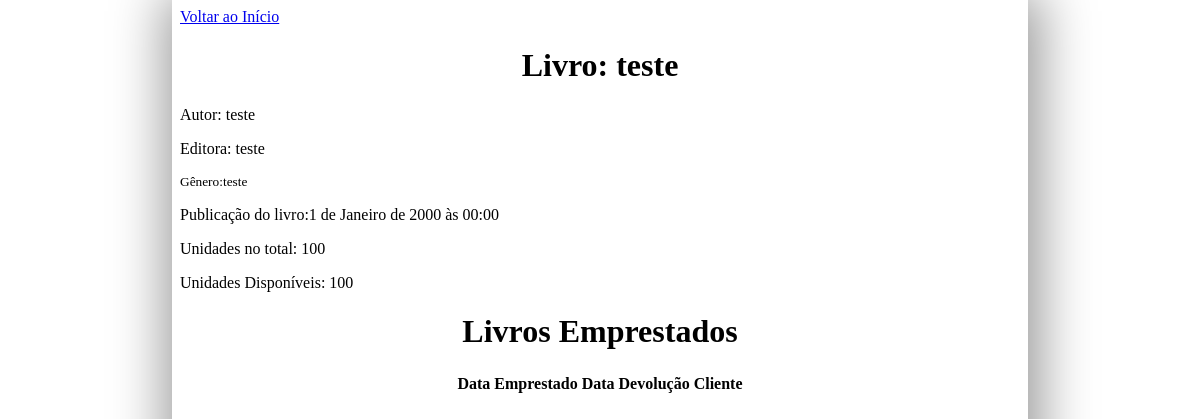
The page /SGCLAapp/3/detalhes/ on the database its author committed.
### SGCLAapp/models.py (models this page shows, shortened)
class Livro(models.Model):
    titulo = models.CharField("Título do Livro", max_length=200)
    genero = models.CharField("Gênero textual", max_length=20)
    autor = models.CharField("Autor(res)",max_length=200)
    editora = models.CharField("Editora",max_length=150)
    anoPublicacao = models.DateTimeField("Data de publicação")
    unidades = models.IntegerField(default=1)

### SGCLAapp/views.py (the view)
# urls.py: path("<int:livro_id>/detalhes/" ,views.detalhes, name="detalhes"),
def detalhes(request,livro_id):
    livro = get_object_or_404(Livro, pk = livro_id)
    alugados = LivrosAlugados.objects.filter(livro_id = livro_id)
    livrosDisponiveis = livro.unidades - alugados.count()
    return render(request, "SGCLAapp/detalhes.html",{
        "livro": livro,
        "alugados": alugados,
        "disponiveis":livrosDisponiveis,
    })

### SGCLAapp/templates/SGCLAapp/detalhes.html (shortened to what this page needs)
{% load static %}
<link rel="stylesheet" href="{% static 'SGCLAapp/estilo.css' %}"/>
<a href="{%url 'SGCLA:index'%}"> Voltar ao Início</a>
<h1>Livro: {{livro.titulo}}</h1>
<p>Autor: {{livro.autor}}</p>
<p>Editora: {{livro.editora}}</p>
<small>Gênero:{{livro.genero}}</small>
<p>Publicação do livro:{{livro.anoPublicacao}}</p>
<p>Unidades no total: {{livro.unidades}}</p>
<p>Unidades Disponíveis: {{disponiveis}}</p>
<table>
    <h1>Livros Emprestados</h1>
    <tr>
        <th>Data Emprestado</th>
        <th>Data Devolução</th>
        <th>Cliente</th>
    </tr>
</table>

### SGCLAapp/static/SGCLAapp/estilo.css (style rules this page uses)
form, h1, td { text-align: center; }
table { margin: 0 auto; }

### rows shown on the page
Livro: titulo "teste", autor "teste", editora "teste", genero "teste", anoPublicacao "1 de Janeiro de 2000 às 00:00", unidades "100"

### other values the page prints
{{ disponiveis }} "100"
